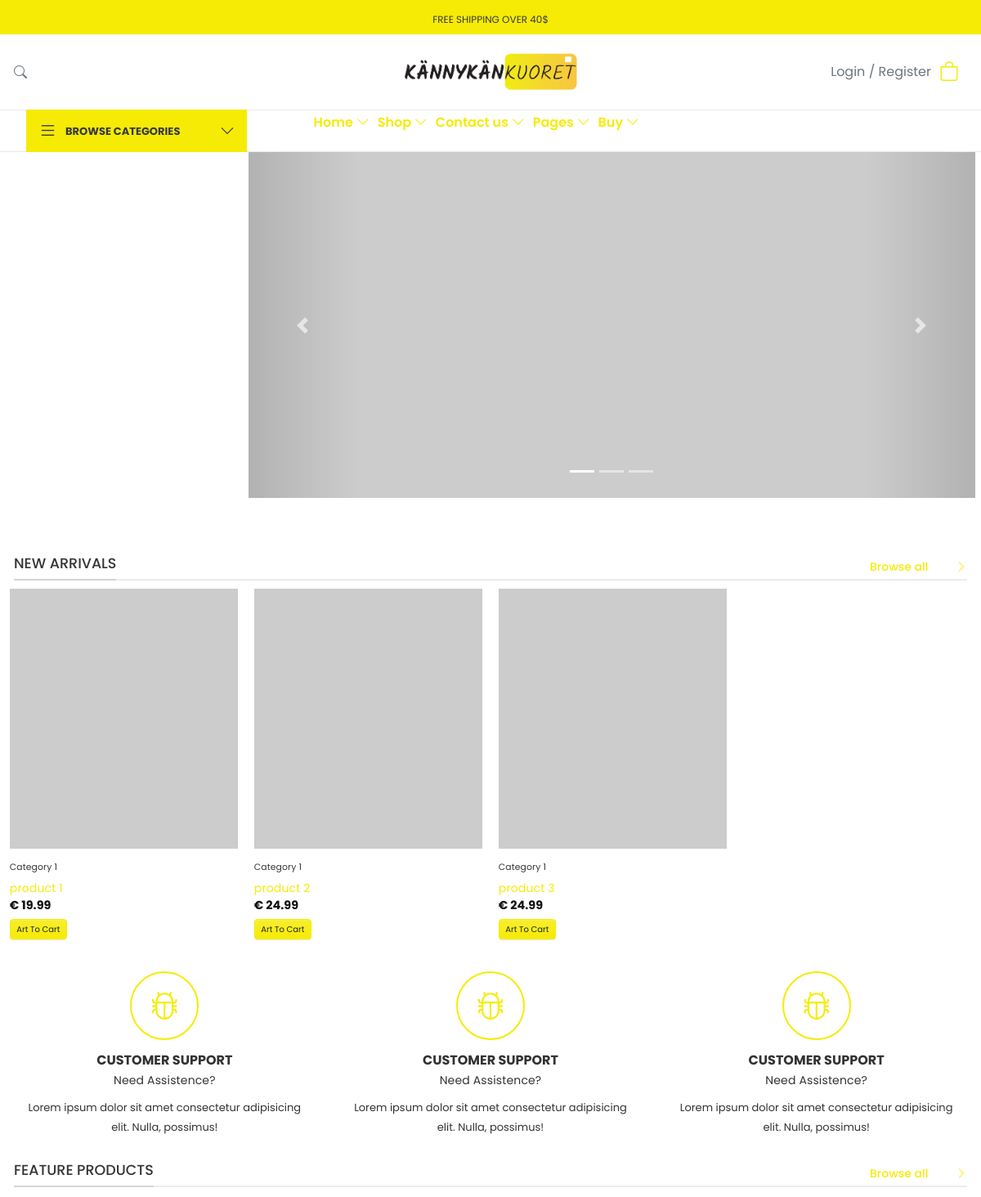
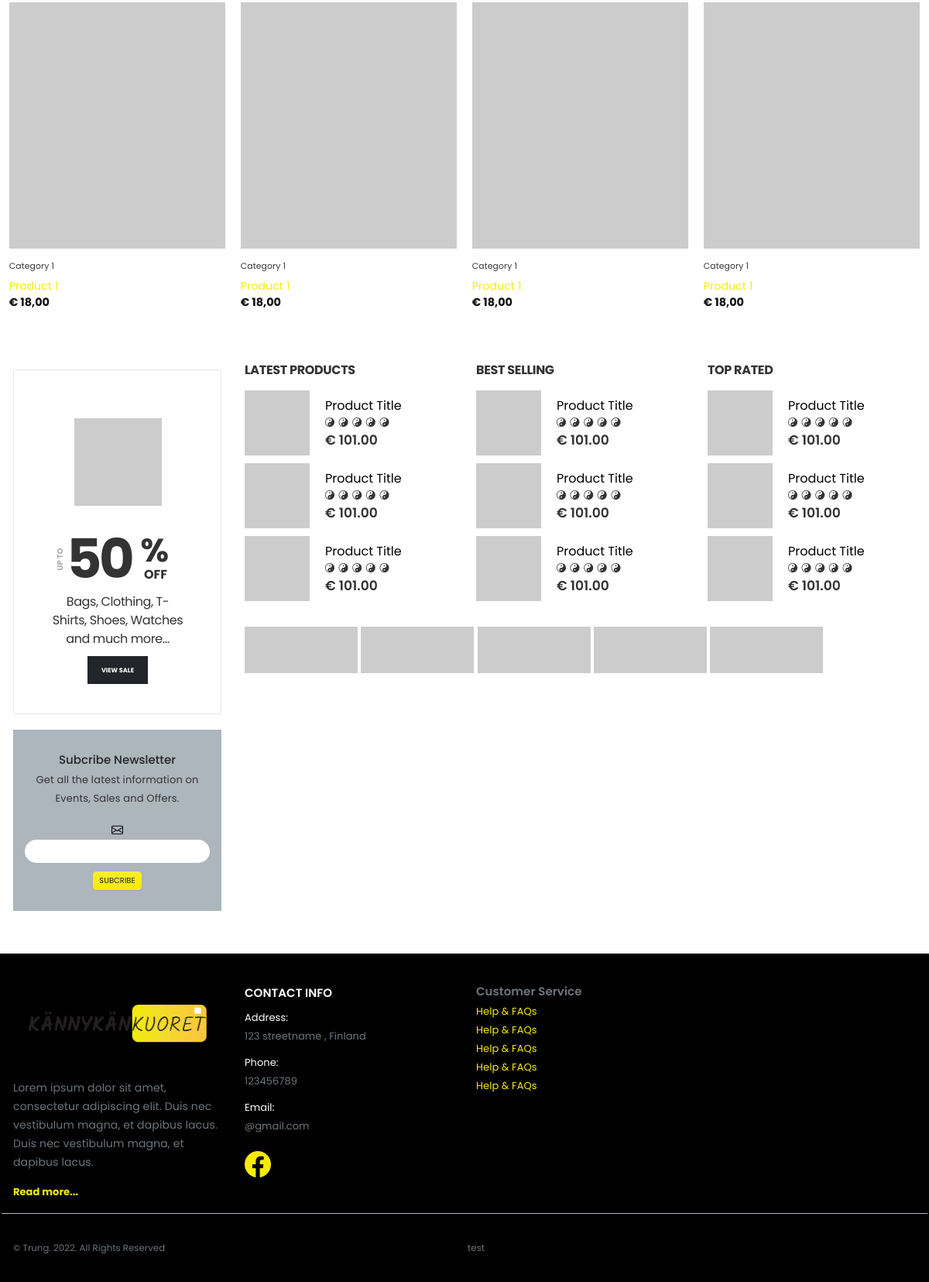
The page /public/index.php on the database its author committed (2 pictures, top to bottom).
### tables this page shows
CREATE TABLE `products` (
  `product_id` int(11) NOT NULL,
  `product_title` varchar(255) NOT NULL,
  `product_category_id` int(11) NOT NULL,
  `product_price` float NOT NULL,
  `product_quantity` int(11) NOT NULL,
  `product_description` text NOT NULL,
  `product_image` varchar(255) NOT NULL,
  `product_image_admin` varchar(255) NOT NULL,
  `product_short_description` varchar(255) DEFAULT NULL,
  `product_page_image` varchar(255) NOT NULL,
  `product_page_main_image` varchar(255) NOT NULL
);

### resources/functions.php (the view, shortened to what this page needs)
<?php
function query($sql) {
    global $connection;
    return mysqli_query($connection, $sql);
}
function fetch_array($result){
    return mysqli_fetch_array($result);
}
function get_products(){
    $query = query("SELECT * FROM products");
    while($row = fetch_array($query)){
        $product_image = display_image($row['product_image']);
        $product = <<<DELIMETER
        <div class="col-md-3 product-small">
          <div class="product-small__inner">
            <div class="product-small__box">
              <div class="product-small__image">
                <a href="item.php?id={$row['product_id']}"><img src="../resources/uploads/{$product_image}" alt="Chicago" width="283" height="322"></a>
              </div>
              <div class="product-small__text">
                <div class="title-wrapper">
                  <p class="product-small__category no-text-overflow is-smaller opacity-75 overflow-hidden">Category 1</p>
                  <p class="product-small__name">
                    <a href="item.php?id={$row['product_id']}">{$row['product_title']}</a>
                  </p>
                </div>
                <div class="price-wrapper d-block">
                  <span class="product-small__price d-block">
                    <span class="product-small__amount">
                    <bdi>
                      <span>€</span>
                      {$row['product_price']}
                    </bdi>
                    </span>
                  </span>
                </div>
                <a href="../resources/cart.php?add={$row['product_id']}" class="btn btn-primary mt-3">Art To Cart</a>
              </div>
            </div>
          </div>
        </div>
        DELIMETER;
        echo $product;
    }
}
function display_image($picture){
  global $uploads_directory;
  return $uploads_directory . DS . $picture;
}
?>

### rows shown on the page
products: product_title "product 1", product_price "19.99"
products: product_title "product 2", product_price "24.99"
products: product_title "product 3", product_price "24.99"
